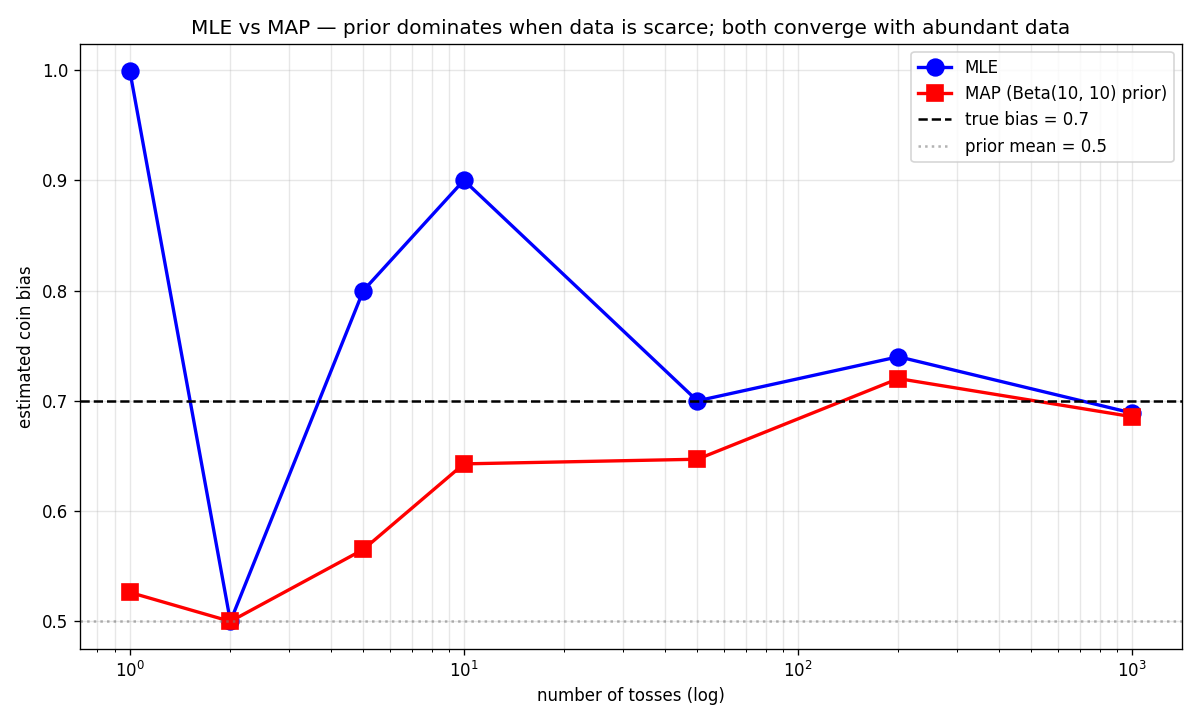

Python code for this plot:
"""Maximum Likelihood vs Maximum A Posteriori — Gauss (1809) vs Bayes (1763).

Same data, two philosophies:
  MLE   argmax P(data | θ)            — frequentist: only data speak
  MAP   argmax P(data | θ) · P(θ)     — Bayesian: prior + data

With little data, the prior dominates. With lots of data, MLE and MAP agree.
We fit a coin's bias under both, varying the number of tosses, and use
PyTorch autograd to do the optimization (overkill for a 1-parameter problem
— but it's the same machinery that fits a 175B-parameter LLM).
"""
from pathlib import Path

import matplotlib.pyplot as plt
import torch

torch.manual_seed(0)
true_p = 0.7


def fit_coin(n_tosses: int, prior_alpha: float = 10.0, prior_beta: float = 10.0):
    """Returns (p_mle, p_map) for one synthetic dataset."""
    flips = (torch.rand(n_tosses) < true_p).float()
    heads = flips.sum().item()

    def neg_log_lik(p):
        p = p.clamp(1e-6, 1 - 1e-6)
        return -(heads * torch.log(p) + (n_tosses - heads) * torch.log(1 - p))

    def neg_log_prior(p):
        p = p.clamp(1e-6, 1 - 1e-6)
        return -((prior_alpha - 1) * torch.log(p) + (prior_beta - 1) * torch.log(1 - p))

    def optimize(loss_fn):
        p = torch.tensor(0.5, requires_grad=True)
        opt = torch.optim.Adam([p], lr=0.05)
        for _ in range(500):
            opt.zero_grad()
            loss_fn(p).backward()
            opt.step()
            with torch.no_grad():
                p.clamp_(0.001, 0.999)
        return p.item()

    p_mle = optimize(neg_log_lik)
    p_map = optimize(lambda p: neg_log_lik(p) + neg_log_prior(p))
    return p_mle, p_map


ns = [1, 2, 5, 10, 50, 200, 1000]
mles, maps_ = zip(*[fit_coin(n) for n in ns])

fig, ax = plt.subplots(figsize=(10, 6))
ax.semilogx(ns, mles, "bo-", label="MLE", lw=2, ms=10)
ax.semilogx(ns, maps_, "rs-", label="MAP (Beta(10, 10) prior)", lw=2, ms=10)
ax.axhline(true_p, color="k", ls="--", label=f"true bias = {true_p}")
ax.axhline(0.5, color="gray", ls=":", alpha=0.6, label="prior mean = 0.5")
ax.set_xlabel("number of tosses (log)")
ax.set_ylabel("estimated coin bias")
ax.set_title("MLE vs MAP — prior dominates when data is scarce; both converge with abundant data")
ax.legend()
ax.grid(alpha=0.3, which="both")

plt.tight_layout()
out = Path(__file__).with_suffix(".png")
plt.savefig(out, dpi=120)
print(f"Saved: {out}")
